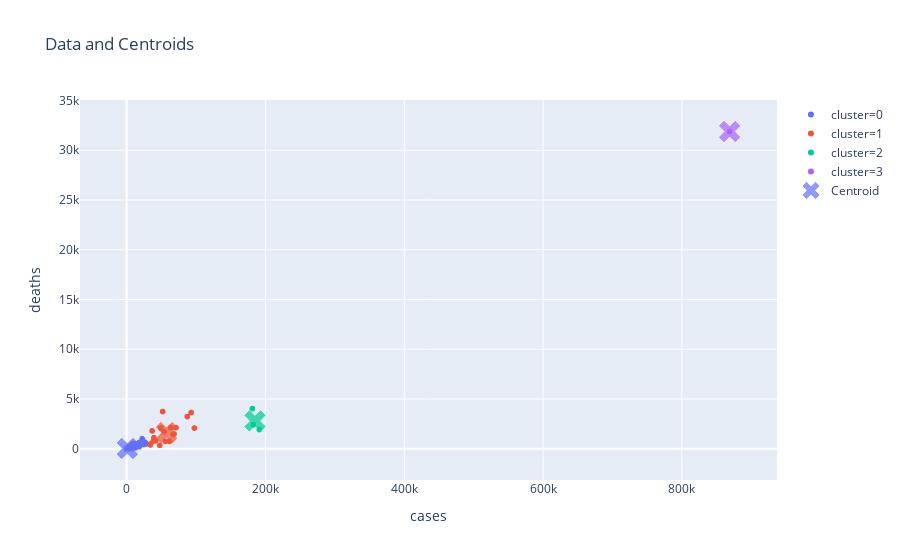

Write notebook code for a chart like this one.
### Markdown cell above
Ao treinar o algoritmo ele diz quantas iterações foram necessárias para convergir levando em consideração a tolerâncio configurada em seu instanciamento. Podemos, então verificar os pontos e seus centróides.

### Code cell
sol.show_plot()

### Figure 1 — Plotly figure (JSON) as saved in the notebook; plotly's stock layout.template omitted (floating-point values rounded to 4 significant figures; data arrays with more than 128 entries replaced by an {"elided": "..."} marker saying what was removed)
{"data": [{"hoverlabel": {"namelength": 0}, "hovertemplate": "cluster=0<br>cases=%{x}<br>deaths=%{y}", "legendgroup": "cluster=0", "marker": {"color": "#636EFA", "symbol": "circle"}, "mode": "markers", "name": "cluster=0", "showlegend": true, "type": "scattergl", "x": {"elided": "1547 int values"}, "xaxis": "x", "y": {"elided": "1547 int values"}, "yaxis": "y"}, {"hoverlabel": {"namelength": 0}, "hovertemplate": "cluster=1<br>cases=%{x}<br>deaths=%{y}", "legendgroup": "cluster=1", "marker": {"color": "#EF553B", "symbol": "circle"}, "mode": "markers", "name": "cluster=1", "showlegend": true, "type": "scattergl", "x": [71121, 97593, 63344, 39302, 41917, 54023, 51873, 68285, 47715, 66911, 36806, 55970, 49238, 34080, 34210, 61833, 38410, 92987, 87378], "xaxis": "x", "y": [2117, 2079, 2129, 1106, 800, 1704, 3741, 1486, 341, 1433, 1795, 736, 2067, 473, 387, 743, 767, 3643, 3236], "yaxis": "y"}, {"hoverlabel": {"namelength": 0}, "hovertemplate": "cluster=2<br>cases=%{x}<br>deaths=%{y}", "legendgroup": "cluster=2", "marker": {"color": "#00CC96", "symbol": "circle"}, "mode": "markers", "name": "cluster=2", "showlegend": true, "type": "scattergl", "x": [181164, 182515, 191176], "xaxis": "x", "y": [4026, 2421, 1936], "yaxis": "y"}, {"hoverlabel": {"namelength": 0}, "hovertemplate": "cluster=3<br>cases=%{x}<br>deaths=%{y}", "legendgroup": "cluster=3", "marker": {"color": "#AB63FA", "symbol": "circle"}, "mode": "markers", "name": "cluster=3", "showlegend": true, "type": "scattergl", "x": [868824], "xaxis": "x", "y": [31887], "yaxis": "y"}, {"marker": {"color": ["#636EFA", "#EF553B", "#00CC96", "#AB63FA"], "size": [20, 20, 20, 20], "symbol": "x"}, "mode": "markers", "name": "Centroid", "type": "scatter", "x": [1046.0, 57530.0, 185000.0, 868824], "y": [25.06, 1620.0, 2794.0, 31887]}], "layout": {"autosize": true, "legend": {"tracegroupgap": 0}, "title": {"text": "Data and Centroids"}, "xaxis": {"anchor": "y", "autorange": true, "domain": [0, 1], "range": [-62790.0, 932700.0], "title": {"text": "cases"}, "type": "linear"}, "yaxis": {"anchor": "x", "autorange": true, "domain": [0, 1], "range": [-3775.0, 35690.0], "title": {"text": "deaths"}, "type": "linear"}}}
